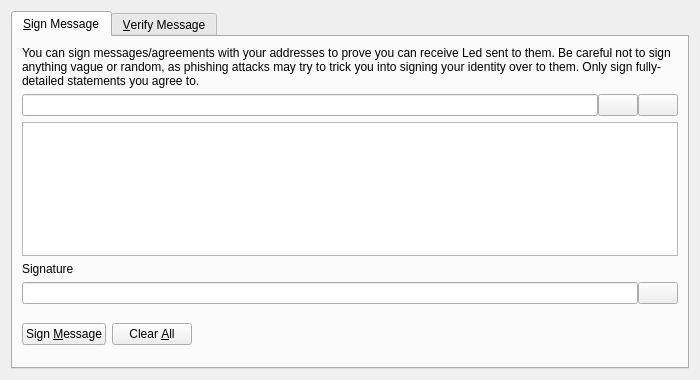
<?xml version="1.0" encoding="UTF-8"?>
<ui version="4.0">
 <class>SignVerifyMessageDialog</class>
 <widget class="QDialog" name="SignVerifyMessageDialog">
  <property name="geometry">
   <rect>
    <x>0</x>
    <y>0</y>
    <width>700</width>
    <height>380</height>
   </rect>
  </property>
  <property name="windowTitle">
   <string>Signatures - Sign / Verify a Message</string>
  </property>
  <property name="modal">
   <bool>true</bool>
  </property>
  <layout class="QVBoxLayout" name="verticalLayout">
   <item>
    <widget class="QTabWidget" name="tabWidget">
     <property name="currentIndex">
      <number>0</number>
     </property>
     <widget class="QWidget" name="tabSignMessage">
      <attribute name="title">
       <string>&amp;Sign Message</string>
      </attribute>
      <layout class="QVBoxLayout" name="verticalLayout_SM">
       <item>
        <widget class="QLabel" name="infoLabel_SM">
         <property name="text">
          <string>You can sign messages/agreements with your addresses to prove you can receive Led sent to them. Be careful not to sign anything vague or random, as phishing attacks may try to trick you into signing your identity over to them. Only sign fully-detailed statements you agree to.</string>
         </property>
         <property name="textFormat">
          <enum>Qt::PlainText</enum>
         </property>
         <property name="wordWrap">
          <bool>true</bool>
         </property>
        </widget>
       </item>
       <item>
        <layout class="QHBoxLayout" name="horizontalLayout_1_SM">
         <property name="spacing">
          <number>0</number>
         </property>
         <item>
          <widget class="QValidatedLineEdit" name="addressIn_SM">
           <property name="toolTip">
            <string>The Led address to sign the message with</string>
           </property>
          </widget>
         </item>
         <item>
          <widget class="QPushButton" name="addressBookButton_SM">
           <property name="toolTip">
            <string>Choose previously used address</string>
           </property>
           <property name="text">
            <string/>
           </property>
           <property name="shortcut">
            <string>Alt+A</string>
           </property>
           <property name="autoDefault">
            <bool>false</bool>
           </property>
          </widget>
         </item>
         <item>
          <widget class="QPushButton" name="pasteButton_SM">
           <property name="toolTip">
            <string>Paste address from clipboard</string>
           </property>
           <property name="text">
            <string/>
           </property>
           <property name="shortcut">
            <string>Alt+P</string>
           </property>
           <property name="autoDefault">
            <bool>false</bool>
           </property>
          </widget>
         </item>
        </layout>
       </item>
       <item>
        <widget class="QPlainTextEdit" name="messageIn_SM">
         <property name="toolTip">
          <string>Enter the message you want to sign here</string>
         </property>
        </widget>
       </item>
       <item>
        <widget class="QLabel" name="signatureLabel_SM">
         <property name="text">
          <string>Signature</string>
         </property>
         <property name="textFormat">
          <enum>Qt::PlainText</enum>
         </property>
        </widget>
       </item>
       <item>
        <layout class="QHBoxLayout" name="horizontalLayout_2_SM">
         <property name="spacing">
          <number>0</number>
         </property>
         <item>
          <widget class="QLineEdit" name="signatureOut_SM">
           <property name="font">
            <font>
             <italic>true</italic>
            </font>
           </property>
           <property name="readOnly">
            <bool>true</bool>
           </property>
          </widget>
         </item>
         <item>
          <widget class="QPushButton" name="copySignatureButton_SM">
           <property name="toolTip">
            <string>Copy the current signature to the system clipboard</string>
           </property>
           <property name="text">
            <string/>
           </property>
           <property name="autoDefault">
            <bool>false</bool>
           </property>
          </widget>
         </item>
        </layout>
       </item>
       <item>
        <layout class="QHBoxLayout" name="horizontalLayout_3_SM">
         <item>
          <widget class="QPushButton" name="signMessageButton_SM">
           <property name="toolTip">
            <string>Sign the message to prove you own this Led address</string>
           </property>
           <property name="text">
            <string>Sign &amp;Message</string>
           </property>
           <property name="autoDefault">
            <bool>false</bool>
           </property>
          </widget>
         </item>
         <item>
          <widget class="QPushButton" name="clearButton_SM">
           <property name="toolTip">
            <string>Reset all sign message fields</string>
           </property>
           <property name="text">
            <string>Clear &amp;All</string>
           </property>
           <property name="autoDefault">
            <bool>false</bool>
           </property>
          </widget>
         </item>
         <item>
          <spacer name="horizontalSpacer_1_SM">
           <property name="orientation">
            <enum>Qt::Horizontal</enum>
           </property>
           <property name="sizeHint" stdset="0">
            <size>
             <width>40</width>
             <height>48</height>
            </size>
           </property>
          </spacer>
         </item>
         <item>
          <widget class="QLabel" name="statusLabel_SM">
           <property name="font">
            <font>
             <weight>75</weight>
             <bold>true</bold>
            </font>
           </property>
           <property name="text">
            <string/>
           </property>
           <property name="wordWrap">
            <bool>true</bool>
           </property>
          </widget>
         </item>
         <item>
          <spacer name="horizontalSpacer_2_SM">
           <property name="orientation">
            <enum>Qt::Horizontal</enum>
           </property>
           <property name="sizeHint" stdset="0">
            <size>
             <width>40</width>
             <height>48</height>
            </size>
           </property>
          </spacer>
         </item>
        </layout>
       </item>
      </layout>
     </widget>
     <widget class="QWidget" name="tabVerifyMessage">
      <attribute name="title">
       <string>&amp;Verify Message</string>
      </attribute>
      <layout class="QVBoxLayout" name="verticalLayout_VM">
       <item>
        <widget class="QLabel" name="infoLabel_VM">
         <property name="text">
          <string>Enter the receiver's address, message (ensure you copy line breaks, spaces, tabs, etc. exactly) and signature below to verify the message. Be careful not to read more into the signature than what is in the signed message itself, to avoid being tricked by a man-in-the-middle attack. Note that this only proves the signing party receives with the address, it cannot prove sendership of any transaction!</string>
         </property>
         <property name="textFormat">
          <enum>Qt::PlainText</enum>
         </property>
         <property name="alignment">
          <set>Qt::AlignLeading|Qt::AlignLeft|Qt::AlignTop</set>
         </property>
         <property name="wordWrap">
          <bool>true</bool>
         </property>
        </widget>
       </item>
       <item>
        <layout class="QHBoxLayout" name="horizontalLayout_1_VM">
         <property name="spacing">
          <number>0</number>
         </property>
         <item>
          <widget class="QValidatedLineEdit" name="addressIn_VM">
           <property name="toolTip">
            <string>The Led address the message was signed with</string>
           </property>
          </widget>
         </item>
         <item>
          <widget class="QPushButton" name="addressBookButton_VM">
           <property name="toolTip">
            <string>Choose previously used address</string>
           </property>
           <property name="text">
            <string/>
           </property>
           <property name="shortcut">
            <string>Alt+A</string>
           </property>
           <property name="autoDefault">
            <bool>false</bool>
           </property>
          </widget>
         </item>
        </layout>
       </item>
       <item>
        <widget class="QPlainTextEdit" name="messageIn_VM"/>
       </item>
       <item>
        <widget class="QValidatedLineEdit" name="signatureIn_VM"/>
       </item>
       <item>
        <layout class="QHBoxLayout" name="horizontalLayout_2_VM">
         <item>
          <widget class="QPushButton" name="verifyMessageButton_VM">
           <property name="toolTip">
            <string>Verify the message to ensure it was signed with the specified Led address</string>
           </property>
           <property name="text">
            <string>Verify &amp;Message</string>
           </property>
           <property name="autoDefault">
            <bool>false</bool>
           </property>
          </widget>
         </item>
         <item>
          <widget class="QPushButton" name="clearButton_VM">
           <property name="toolTip">
            <string>Reset all verify message fields</string>
           </property>
           <property name="text">
            <string>Clear &amp;All</string>
           </property>
           <property name="autoDefault">
            <bool>false</bool>
           </property>
          </widget>
         </item>
         <item>
          <spacer name="horizontalSpacer_1_VM">
           <property name="orientation">
            <enum>Qt::Horizontal</enum>
           </property>
           <property name="sizeHint" stdset="0">
            <size>
             <width>40</width>
             <height>48</height>
            </size>
           </property>
          </spacer>
         </item>
         <item>
          <widget class="QLabel" name="statusLabel_VM">
           <property name="font">
            <font>
             <weight>75</weight>
             <bold>true</bold>
            </font>
           </property>
           <property name="text">
            <string/>
           </property>
           <property name="wordWrap">
            <bool>true</bool>
           </property>
          </widget>
         </item>
         <item>
          <spacer name="horizontalSpacer_2_VM">
           <property name="orientation">
            <enum>Qt::Horizontal</enum>
           </property>
           <property name="sizeHint" stdset="0">
            <size>
             <width>40</width>
             <height>48</height>
            </size>
           </property>
          </spacer>
         </item>
        </layout>
       </item>
      </layout>
     </widget>
    </widget>
   </item>
  </layout>
 </widget>
 <customwidgets>
  <customwidget>
   <class>QValidatedLineEdit</class>
   <extends>QLineEdit</extends>
   <header>qvalidatedlineedit.h</header>
  </customwidget>
 </customwidgets>
 <resources>
  <include location="../led.qrc"/>
 </resources>
 <connections/>
</ui>
